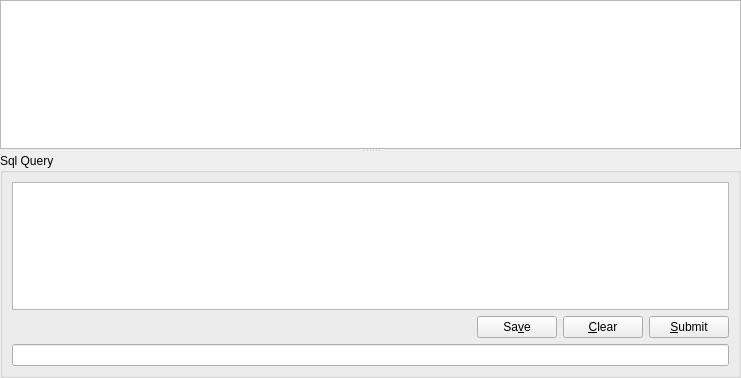
<?xml version="1.0" encoding="UTF-8"?>
<ui version="4.0">
 <class>sqleditor</class>
 <widget class="QSplitter" name="sqleditor">
  <property name="geometry">
   <rect>
    <x>0</x>
    <y>0</y>
    <width>741</width>
    <height>378</height>
   </rect>
  </property>
  <property name="windowTitle">
   <string>Form</string>
  </property>
  <property name="orientation">
   <enum>Qt::Vertical</enum>
  </property>
  <widget class="QTableView" name="table">
   <property name="sizePolicy">
    <sizepolicy hsizetype="Expanding" vsizetype="Expanding">
     <horstretch>2</horstretch>
     <verstretch>0</verstretch>
    </sizepolicy>
   </property>
   <property name="contextMenuPolicy">
    <enum>Qt::NoContextMenu</enum>
   </property>
   <property name="selectionBehavior">
    <enum>QAbstractItemView::SelectRows</enum>
   </property>
  </widget>
  <widget class="QGroupBox" name="groupBox">
   <property name="sizePolicy">
    <sizepolicy hsizetype="MinimumExpanding" vsizetype="Expanding">
     <horstretch>0</horstretch>
     <verstretch>0</verstretch>
    </sizepolicy>
   </property>
   <property name="title">
    <string>Sql Query</string>
   </property>
   <layout class="QVBoxLayout" name="verticalLayout_2">
    <item>
     <layout class="QVBoxLayout" name="verticalLayout">
      <property name="sizeConstraint">
       <enum>QLayout::SetDefaultConstraint</enum>
      </property>
      <item>
       <widget class="QTextEdit" name="sqlEdit">
        <property name="sizePolicy">
         <sizepolicy hsizetype="Expanding" vsizetype="Expanding">
          <horstretch>2</horstretch>
          <verstretch>0</verstretch>
         </sizepolicy>
        </property>
       </widget>
      </item>
      <item>
       <layout class="QHBoxLayout" name="horizontalLayout">
        <item>
         <spacer name="horizontalSpacer">
          <property name="orientation">
           <enum>Qt::Horizontal</enum>
          </property>
          <property name="sizeHint" stdset="0">
           <size>
            <width>40</width>
            <height>20</height>
           </size>
          </property>
         </spacer>
        </item>
        <item>
         <widget class="QPushButton" name="saveButton">
          <property name="text">
           <string>Sa&amp;ve</string>
          </property>
         </widget>
        </item>
        <item>
         <widget class="QPushButton" name="clearButton">
          <property name="text">
           <string>&amp;Clear</string>
          </property>
         </widget>
        </item>
        <item>
         <widget class="QPushButton" name="submitButton">
          <property name="text">
           <string>&amp;Submit</string>
          </property>
         </widget>
        </item>
       </layout>
      </item>
     </layout>
    </item>
    <item>
     <widget class="QLineEdit" name="statusLine">
      <property name="enabled">
       <bool>true</bool>
      </property>
      <property name="frame">
       <bool>true</bool>
      </property>
      <property name="readOnly">
       <bool>true</bool>
      </property>
     </widget>
    </item>
   </layout>
  </widget>
 </widget>
 <resources/>
 <connections/>
</ui>
